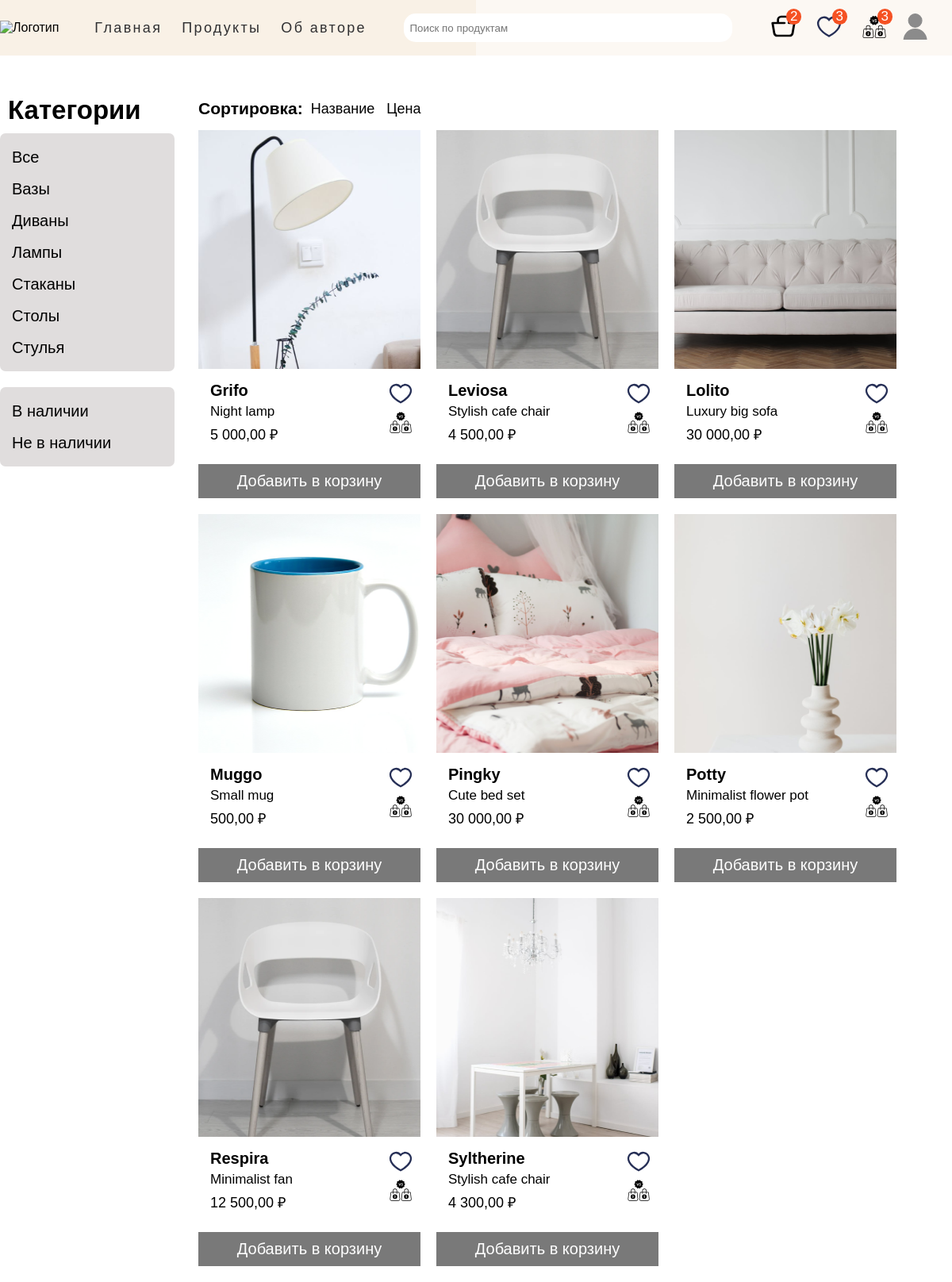
Screenshot of /products/ (signed in) with the database file from the repository.
### main_page/models.py (models this page shows, shortened)
class Menu(models.Model):
    title = models.CharField(max_length=50)
    url = models.CharField(max_length=100)
    class Meta:
        verbose_name = 'Меню'
        verbose_name_plural = 'Меню'

class Category(models.Model):
    name = models.CharField(max_length=100, db_index=True, verbose_name='Категория')
    slug = models.SlugField(max_length=100, db_index=True, unique=True)
    class Meta:
        ordering = ('name',)
        verbose_name = 'Категория'
        verbose_name_plural = 'Категории'
    def get_absolute_url(self):
        return reverse('main_page:product_list_by_category', args=[self.slug])

class ProductAvailability(models.Model):
    availability_status = models.CharField(max_length=12, verbose_name='Статус товара', null=True)
    class Meta:
        verbose_name = 'Статус наличия'
        verbose_name_plural = 'Статусы наличия'
    def get_absolute_url(self):
        return reverse('main_page:product_list_by_availability', args=[self.availability_status])

class Product(models.Model):
    category = models.ForeignKey(Category, on_delete=models.CASCADE, null=True,
                                 verbose_name='Категория')
    name = models.CharField(max_length=50, db_index=True, verbose_name='Наименование', null=True)
    slug = models.SlugField(max_length=100, db_index=True, null=True, verbose_name='Слаг')
    description = models.TextField(max_length=350, verbose_name='Описание', null=True)
    img = models.ImageField(upload_to='main_page/images', verbose_name='Изображение', null=True)
    width = models.CharField(max_length=10, verbose_name='Ширина (см)', null=True)
    height = models.CharField(max_length=10, verbose_name='Высота (см)', null=True)
    weight = models.CharField(max_length=10, verbose_name='Вес (кг)', null=True)
    price = models.FloatField(max_length=6, verbose_name='Цена (руб)', null=True)
    discount_price = models.CharField(max_length=10, null=True, verbose_name='Цена со скидкой')
    start_date = models.DateTimeField(null=True, blank=True, verbose_name='Дата старта распродажи')
    end_date = models.DateTimeField(null=True, blank=True, verbose_name='Дата окончания распродажи')
    availability_status = models.ForeignKey(ProductAvailability, on_delete=models.CASCADE, null=True, verbose_name='Наличие')
    reviewer = models.ForeignKey(Profile, on_delete=models.CASCADE, null=True, blank=True)
    vote_total = models.IntegerField(default=0, null=True, blank=True)
    vote_ratio = models.IntegerField(default=0, null=True, blank=True)
    created = models.DateTimeField(auto_now_add=True, null=True)
    updated = models.DateTimeField(auto_now=True, null=True)
    cart_prods = models.ForeignKey(ShoppingCart, on_delete=models.CASCADE, null=True)
    class Meta:
        ordering = ('name', '-vote_ratio', '-vote_total')
        index_together = ('id', 'slug',)
        verbose_name = 'Товар'
        verbose_name_plural = 'Товары'
    def get_absolute_url(self):
        return reverse('main_page:product_detail', args=[self.id, self.slug])

### main_page/views.py (the view)
# urls.py: path('', views.products_list, name='index'),
def products_list(request, category_slug=None, product_availability=None):
    curr_time = timezone.now()
    products, search_query = search_products(request)
    menu = Menu.objects.all()
    categories = Category.objects.all()
    availabilities = ProductAvailability.objects.all()
    cart_prods_counter = request.user.shoppingcart_set.all()
    favourite_prods_counter = request.user.favourite_set.all()
    compare_prods_counter = request.user.compare_set.all()
    category, availability = None, None
    sort_by = request.GET.get('sort_by')
    if sort_by:
        products = Product.objects.order_by(sort_by).all()
    if category_slug:
        category = get_object_or_404(Category, slug=category_slug)
        products = products.filter(category=category)
    if product_availability:
        availability = get_object_or_404(ProductAvailability, availability_status=product_availability)
        products = products.filter(availability_status=availability)
    context = {'menu': menu,
               'search_query': search_query,
               'category': category,
               'categories': categories,
               'availability': availability,
               'availabilities': availabilities,
               'products': products,
               'cart_prods_counter': cart_prods_counter,
               'favourite_prods_counter': favourite_prods_counter,
               'compare_prods_counter': compare_prods_counter,
               'curr_time': curr_time}
    return render(request, 'main_page/index.html', context)

### main_page/utils.py (called while the page is built)
def search_products(request):
    search_query = request.GET.get('search_query') \
        if request.GET.get('search_query') else ''
    products = Product.objects.distinct().filter(Q(name__icontains=search_query))
    return products, search_query

### templates/main_page/index.html (shortened to what this page needs)
{% extends 'main_page/base.html' %}
{% load static %}
{% load tz %}
{% load i18n %}
{% block css %}
    <link rel="stylesheet" href="{% static 'css/style.css' %}">
{% endblock %}
{% block content %}
    <section class="main-content container">
        <aside class="categories-block">
            <h2>Категории</h2>
            <ul class="categories-list">
                <a {% if not category or availability %} class="all-category-selected" {% endif %} href="{% url 'main_page:index' %}">
                    <li>Все</li>
                </a>
                {% for cat in categories %}
                    <a {% if category.slug == cat.slug %} {% endif %} class="cat-selected"
                                                                      href="{{ cat.get_absolute_url }}">
                        <li>{{ cat.name }}</li>
                    </a>
                {% endfor %}
            </ul>
            <ul class="products-availability">
                {% for avail in availabilities %}
                    <a {% if availability.availability_status == avail.availability_status %} {% endif %} href="{{ avail.get_absolute_url }}">
                        <li>{{ avail.availability_status }}</li>
                    </a>
                {% endfor %}
            </ul>
        </aside>
        <div class="catalog">
            <div class="sorting-product-section">
                <h3>Сортировка:</h3>
                <ul class="sorting-criteria">
                    <li><a class="sort-by" href="?sort_by=name">Название</a></li>
                    <li><a class="sort-by" href="?sort_by=price">Цена</a></li>
                </ul>
            </div>
            <div class="products-tape">
                {% for product in products %}
                    <div class="product-card">
                        <img src="{{ product.img.url }}" height="301" width="280" alt="Товар">
                        <div class="product-description">
                            <div class="product-info">
                                <a class="product-link" href="{{ product.get_absolute_url }}">
                                    <h3>{{ product.name }}</h3>
                                </a>
                                <p>{{ product.description }}</p>
                                {% if product.discount_price and product.start_date <= curr_time and curr_time <= product.end_date %}
                                    <div class="current_and_disc_price">
                                        <strike class="current-price">{% language 'ru' %}{{ product.price|floatformat:'2' }} ₽ {% endlanguage %}</strike>
                                        <span class="disc-price">{% language 'ru' %}{{ product.discount_price|floatformat:'2' }} ₽ {% endlanguage %}</span>
                                    </div>
                                {% else %}
                                    <span class="current-price">{% language 'ru' %}{{ product.price|floatformat:'2' }} ₽ {% endlanguage %}</span>
                                {% endif %}
                            </div>
                            <div class="interaction-item">
                                <a href="{% url 'favourites:add_item' product.id %}">
                                    <img src="{% static 'main_page/favourites-icon.svg' %}" height="30" width="30"
                                         alt="Избранное">
                                </a>
                                <a href="{% url 'compare:add_item' product.id %}">
                                    <img src="{% static 'main_page/compare.svg' %}" height="30" width="30"
                                         alt="Сравнить">
                                </a>
                            </div>
                        </div>
                        <div class="add_cart">
                            <a href="{% url 'cart:add_item' product.id %}">Добавить в корзину</a>
                        </div>
                    </div>
                {% endfor %}
            </div>
        </div>
    </section>
{% endblock %}

### templates/main_page/base.html (shortened to what this page needs)
<!DOCTYPE html>
{% load static %}
<html lang="en">
<head>
    <link rel="stylesheet" href="{% static 'css/base.css' %}">
    <link rel="stylesheet" href="{% static 'fonts/Gilroy-Medium.woff' %}">
    {% block css %} {% endblock %}
</head>
<body>
        <header class="page-header">
            <div class="page-header__wrapper container">
                <nav class="site-nav page-header__site-nav">
                    <div class="page-header__logo">
                        <a href="{% url 'main_page:index' %}">
                            <img src="{% static 'main_page/funiro-logo.svg' %}" alt="Логотип">
                        </a>
                    </div>
                    <ul class="site-nav__list">
                        {% for item in menu %}
                            <li class="site-nav__item"><a href="{{ item.url }}">{{ item.title }}</a></li>
                        {% endfor %}
                    </ul>
                </nav>
                <div class="site-nav__search-block">
                    <form action="{% url 'main_page:index' %}" method="get">
                        <div class="form_field">
                            <input class="search-bar" id="formInput#search" type="text" name="search_query"
                                       value="{{ search_query }}" placeholder="Поиск по продуктам"/>
                        </div>
                    </form>
                </div>
                <div class="user-nav__user-block">
                    {% if user.is_authenticated %}
                        <div class="user-nav__shop_block">
                            <span class="cart-counter">{{ cart_prods_counter.count }}</span>
                            <span class="favourite-counter">{{ favourite_prods_counter.count }}</span>
                            <span class="compare-counter">{{ compare_prods_counter.count }}</span>
                            <a href="{% url 'cart:cart' %}"><img src="{% static 'main_page/shop_cart.svg' %}"
                                                                 height="32" width="33" alt="Корзина товаров">
                            </a>
                            <a href="{% url 'favourites:all_products' %}"><img src="{% static 'main_page/favourites-icon.svg' %}"
                                                                               width="32" height="33" alt="Избранное">
                            </a>
                            <a href="{% url 'compare:all_compare' %}"><img src="{% static 'main_page/compare.svg' %}"
                                                                               width="32" height="33" alt="Избранное">
                            </a>
                        </div>
                        <div class="user-nav__profile">
                            <a class="user-nav__logo" id="user-icon" href="{% url 'main_page:index' %}">
                                <img src="{% static 'main_page/user_logo.svg' %}"
                                     width="32" height="33" alt="Пользователь">
                            </a>
                        </div>
                    {% else %}
                        <ul class="user-nav__user-auth">
                            <li><a href="{% url 'signup' %}">Зарегистрироваться</a></li>
                            <li><a href="{% url 'login' %}">Войти</a></li>
                        </ul>
                    {% endif %}
                </div>
            </div>
        </header>
        {% block content %}{% endblock %}
</body>
</html>

### main_page/static/css/base.css (style rules this page uses)
html, body { height: 100%; }
body { padding: 0; margin: 0; font-family: 'Gilroy Medium', 'Arial', sans-serif; background-color: #ffffff; }
.page-header { left: 0; background-image: url("../main_page/main-back-2.png"), url("../main_page/main-back-1.png"); background-size: 50% 100%, 50% 100%; background-repeat: no-repeat, no-repeat; background-position: left, right; }
h1, h2, h3, p { margin: 0; padding: 0; }
.container { max-width: 1240px; min-width: 320px; margin: 0 auto; box-sizing: border-box }
a { text-decoration: none; color: black; cursor: pointer; }
.page-header { position: sticky; top: 0; z-index: 100; }
ul { margin: 0; padding: 0; }
.page-header { background-color: lightgray; }
.page-header__wrapper { display: flex; flex-wrap: wrap; justify-content: space-between; align-items: center; height: 70px; }
.page-header__site-nav { display: flex; align-items: center; }
.site-nav__list { display: flex; margin-left: 20px; list-style: none; }
.site-nav__search-block { position: relative; }
.site-nav__search-block input { width: 400px; height: 30px; border-radius: 15px; padding: 3px 7px 3px 7px; border: none; }
.site-nav__item, .user-nav__logo { margin: 15px 0 15px 0; padding-left: 25px; }
.site-nav__item a { font-size: 18px; line-height: 19px; color: #303032; letter-spacing: .13em; }
.user-nav__user-block { display: flex; align-items: center; }
.user-nav__logo { margin: 0; padding: 0; }
.user-nav__profile { display: flex; justify-content: center; flex-direction: column; align-items: center; margin-right: 30px; }
.user-nav__profile { position: relative; display: block; }
.user-nav__shop_block { display: flex; position: relative; margin-right: 20px; }
.user-nav__shop_block a:not(:last-child) { margin-right: 25px; }
.user-nav__shop_block span { position: absolute; text-transform: uppercase; font-size: 17px; padding: 0 5px 0 5px; border-radius: 100%; color: white; background-color: #f55123; }
.cart-counter { top: -6px; left: 20px; }
.favourite-counter { top: -6px; right:50px; }
.compare-counter { top: -6px; right: -7px; }

### main_page/static/css/style.css (style rules this page uses)
.main-content { display: flex; padding-top: 40px; font-size: 22px; flex: 1 1 auto; }
a { text-decoration: none; color: black; cursor: pointer; }
.categories-block h2 { padding: 10px; }
.categories-block .categories-list { margin-bottom: 20px; }
.categories-list, .products-availability { background-color: #e0dddd; padding: 10px; width: 200px; border-radius: 7px; }
.categories-list li, .products-availability li { display: flex; align-items: center; font-size: 20px; padding: 5px; }
.categories-block { margin-right: 30px; }
.all-category-selected { background-color: lightgray; }
.categories-list li, .products-availability li { list-style: none; height: 30px; }
.sorting-product-section { display: flex; align-items: center; font-size: 18px; padding: 15px 0 15px 0; }
.sorting-product-section h3 { padding-right: 10px; }
.sorting-product-section ul { display: flex; justify-content: space-between; }
.sorting-criteria li { list-style: none; }
.sorting-criteria li:not(:last-child) { padding-right: 15px; }
.products-tape { display: flex; flex-wrap: wrap; }
.product-card { margin: 0 20px 20px 0; background-color: #ffffff; }
.product-description { display: flex; justify-content: space-between; padding: 10px 0 25px 15px; }
.product-info > *:not(:last-child) { padding-bottom: 5px; }
.product-info h3 { font-size: 20px; padding-bottom: 5px; }
.product-info p { font-size: 17px; }
.current-price, .disc-price { font-size: 18px; }
.interaction-item { display: flex; flex-direction: column; margin-right: 10px; }
.add_cart { text-align: center; padding: 10px; font-size: 20px; background-color: #797979; }
.add_cart a { color: #ffffff; }

### rows the page displays
Menu: title "Главная"
Menu: title "Продукты"
Menu: title "Об авторе"
Category: name "Вазы"
Category: name "Диваны"
Category: name "Лампы"
Category: name "Стаканы"
Category: name "Столы"
Category: name "Стулья"
ProductAvailability: availability_status "В наличии"
ProductAvailability: availability_status "Не в наличии"
Product: img (picture), name "Grifo", description "Night lamp", price "5 000,00"
Product: img (picture), name "Leviosa", description "Stylish cafe chair", price "4 500,00"
Product: img (picture), name "Lolito", description "Luxury big sofa", price "30 000,00"
Product: img (picture), name "Muggo", description "Small mug", price "500,00"
Product: img (picture), name "Pingky", description "Cute bed set", price "30 000,00"
Product: img (picture), name "Potty", description "Minimalist flower pot", price "2 500,00"
Product: img (picture), name "Respira", description "Minimalist fan", price "12 500,00"
Product: img (picture), name "Syltherine", description "Stylish cafe chair", price "4 300,00"

### other values shown
{{ cart_prods_counter.count }} "2"
{{ favourite_prods_counter.count }} "3"
{{ compare_prods_counter.count }} "3"
